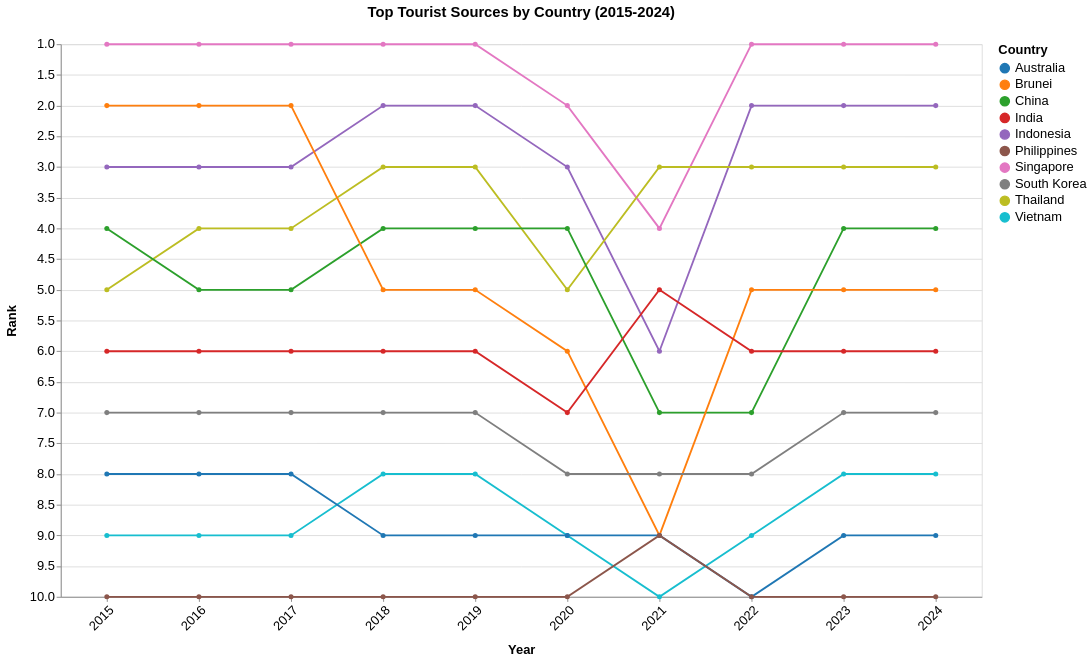

The specification (Vega-Lite) saved for this image:
### Vega-Lite specification from a JSON file in a GitHub repository (floating-point values rounded to 4 significant figures)
{"$schema": "https://vega.github.io/schema/vega-lite/v5.json", "title": {"text": "Top Tourist Sources by Country (2015-2024)", "fontSize": 16, "anchor": "middle", "dy": -16}, "data": {"values": [{"Country": "Singapore", "year": 2024, "Visitors": 4276007, "rank": 1}, {"Country": "Singapore", "year": 2023, "Visitors": 8308230, "rank": 1}, {"Country": "Singapore", "year": 2022, "Visitors": 5222991, "rank": 1}, {"Country": "Singapore", "year": 2021, "Visitors": 16308, "rank": 4}, {"Country": "Singapore", "year": 2020, "Visitors": 1545255, "rank": 2}, {"Country": "Singapore", "year": 2019, "Visitors": 10163882, "rank": 1}, {"Country": "Singapore", "year": 2018, "Visitors": 10615986, "rank": 1}, {"Country": "Singapore", "year": 2017, "Visitors": 12441713, "rank": 1}, {"Country": "Singapore", "year": 2016, "Visitors": 13272961, "rank": 1}, {"Country": "Singapore", "year": 2015, "Visitors": 12930754, "rank": 1}, {"Country": "Indonesia", "year": 2024, "Visitors": 1786630, "rank": 2}, {"Country": "Indonesia", "year": 2023, "Visitors": 3108165, "rank": 2}, {"Country": "Indonesia", "year": 2022, "Visitors": 1481739, "rank": 2}, {"Country": "Indonesia", "year": 2021, "Visitors": 11025, "rank": 6}, {"Country": "Indonesia", "year": 2020, "Visitors": 711723, "rank": 3}, {"Country": "Indonesia", "year": 2019, "Visitors": 3623277, "rank": 2}, {"Country": "Indonesia", "year": 2018, "Visitors": 3277689, "rank": 2}, {"Country": "Indonesia", "year": 2017, "Visitors": 2796570, "rank": 3}, {"Country": "Indonesia", "year": 2016, "Visitors": 3049964, "rank": 3}, {"Country": "Indonesia", "year": 2015, "Visitors": 2788033, "rank": 3}, {"Country": "Thailand", "year": 2024, "Visitors": 813783, "rank": 3}, {"Country": "Thailand", "year": 2023, "Visitors": 1551282, "rank": 3}, {"Country": "Thailand", "year": 2022, "Visitors": 715528, "rank": 3}, {"Country": "Thailand", "year": 2021, "Visitors": 59607, "rank": 3}, {"Country": "Thailand", "year": 2020, "Visitors": 394413, "rank": 5}, {"Country": "Thailand", "year": 2019, "Visitors": 1884306, "rank": 3}, {"Country": "Thailand", "year": 2018, "Visitors": 1914692, "rank": 3}, {"Country": "Thailand", "year": 2017, "Visitors": 1836522, "rank": 4}, {"Country": "Thailand", "year": 2016, "Visitors": 1780800, "rank": 4}, {"Country": "Thailand", "year": 2015, "Visitors": 1343569, "rank": 5}, {"Country": "China", "year": 2024, "Visitors": 1449711, "rank": 4}, {"Country": "China", "year": 2023, "Visitors": 1474114, "rank": 4}, {"Country": "China", "year": 2022, "Visitors": 211363, "rank": 7}, {"Country": "China", "year": 2021, "Visitors": 7701, "rank": 7}, {"Country": "China", "year": 2020, "Visitors": 405149, "rank": 4}, {"Country": "China", "year": 2019, "Visitors": 3114257, "rank": 4}, {"Country": "China", "year": 2018, "Visitors": 2944133, "rank": 4}, {"Country": "China", "year": 2017, "Visitors": 2281666, "rank": 5}, {"Country": "China", "year": 2016, "Visitors": 2124942, "rank": 5}, {"Country": "China", "year": 2015, "Visitors": 1677163, "rank": 4}, {"Country": "Brunei", "year": 2024, "Visitors": 565999, "rank": 5}, {"Country": "Brunei", "year": 2023, "Visitors": 811833, "rank": 5}, {"Country": "Brunei", "year": 2022, "Visitors": 301757, "rank": 5}, {"Country": "Brunei", "year": 2021, "Visitors": 773, "rank": 9}, {"Country": "Brunei", "year": 2020, "Visitors": 136020, "rank": 6}, {"Country": "Brunei", "year": 2019, "Visitors": 1216123, "rank": 5}, {"Country": "Brunei", "year": 2018, "Visitors": 1382031, "rank": 5}, {"Country": "Brunei", "year": 2017, "Visitors": 1660506, "rank": 2}, {"Country": "Brunei", "year": 2016, "Visitors": 1391016, "rank": 2}, {"Country": "Brunei", "year": 2015, "Visitors": 1133555, "rank": 2}, {"Country": "India", "year": 2024, "Visitors": 537493, "rank": 6}, {"Country": "India", "year": 2023, "Visitors": 671846, "rank": 6}, {"Country": "India", "year": 2022, "Visitors": 324548, "rank": 6}, {"Country": "India", "year": 2021, "Visitors": 3916, "rank": 5}, {"Country": "India", "year": 2020, "Visitors": 155883, "rank": 7}, {"Country": "India", "year": 2019, "Visitors": 735309, "rank": 6}, {"Country": "India", "year": 2018, "Visitors": 600311, "rank": 6}, {"Country": "India", "year": 2017, "Visitors": 552739, "rank": 6}, {"Country": "India", "year": 2016, "Visitors": 638578, "rank": 6}, {"Country": "India", "year": 2015, "Visitors": 722141, "rank": 6}, {"Country": "South Korea", "year": 2024, "Visitors": 232711, "rank": 7}, {"Country": "South Korea", "year": 2023, "Visitors": 400853, "rank": 7}, {"Country": "South Korea", "year": 2022, "Visitors": 146384, "rank": 8}, {"Country": "South Korea", "year": 2021, "Visitors": 3028, "rank": 8}, {"Country": "South Korea", "year": 2020, "Visitors": 119750, "rank": 8}, {"Country": "South Korea", "year": 2019, "Visitors": 673065, "rank": 7}, {"Country": "South Korea", "year": 2018, "Visitors": 616783, "rank": 7}, {"Country": "South Korea", "year": 2017, "Visitors": 484528, "rank": 7}, {"Country": "South Korea", "year": 2016, "Visitors": 444439, "rank": 7}, {"Country": "South Korea", "year": 2015, "Visitors": 421161, "rank": 7}, {"Country": "Vietnam", "year": 2024, "Visitors": 137344, "rank": 8}, {"Country": "Vietnam", "year": 2023, "Visitors": 286083, "rank": 8}, {"Country": "Vietnam", "year": 2022, "Visitors": 123931, "rank": 9}, {"Country": "Vietnam", "year": 2021, "Visitors": 14136, "rank": 10}, {"Country": "Vietnam", "year": 2020, "Visitors": 71622, "rank": 9}, {"Country": "Vietnam", "year": 2019, "Visitors": 892716, "rank": 8}, {"Country": "Vietnam", "year": 2018, "Visitors": 786327, "rank": 8}, {"Country": "Vietnam", "year": 2017, "Visitors": 638135, "rank": 9}, {"Country": "Vietnam", "year": 2016, "Visitors": 703737, "rank": 9}, {"Country": "Vietnam", "year": 2015, "Visitors": 646891, "rank": 9}, {"Country": "Australia", "year": 2024, "Visitors": 159318, "rank": 9}, {"Country": "Australia", "year": 2023, "Visitors": 276477, "rank": 9}, {"Country": "Australia", "year": 2022, "Visitors": 118598, "rank": 10}, {"Country": "Australia", "year": 2021, "Visitors": 33451, "rank": 9}, {"Country": "Australia", "year": 2020, "Visitors": 195146, "rank": 9}, {"Country": "Australia", "year": 2019, "Visitors": 1282782, "rank": 9}, {"Country": "Australia", "year": 2018, "Visitors": 1034871, "rank": 9}, {"Country": "Australia", "year": 2017, "Visitors": 899202, "rank": 8}, {"Country": "Australia", "year": 2016, "Visitors": 737115, "rank": 8}, {"Country": "Australia", "year": 2015, "Visitors": 714047, "rank": 8}, {"Country": "Philippines", "year": 2024, "Visitors": 60100, "rank": 10}, {"Country": "Philippines", "year": 2023, "Visitors": 137781, "rank": 10}, {"Country": "Philippines", "year": 2022, "Visitors": 86462, "rank": 10}, {"Country": "Philippines", "year": 2021, "Visitors": 10229, "rank": 9}, {"Country": "Philippines", "year": 2020, "Visitors": 53889, "rank": 10}, {"Country": "Philippines", "year": 2019, "Visitors": 1114257, "rank": 10}, {"Country": "Philippines", "year": 2018, "Visitors": 1167375, "rank": 10}, {"Country": "Philippines", "year": 2017, "Visitors": 1066461, "rank": 10}, {"Country": "Philippines", "year": 2016, "Visitors": 1029488, "rank": 10}, {"Country": "Philippines", "year": 2015, "Visitors": 957408, "rank": 10}]}, "width": 1000, "height": 600, "mark": {"type": "line", "point": true, "strokeWidth": 2}, "encoding": {"x": {"field": "year", "type": "ordinal", "title": "Year", "axis": {"labelOverlap": "parity", "labelAngle": -45}}, "y": {"field": "rank", "type": "quantitative", "title": "Rank", "scale": {"domain": [10, 1], "nice": true}, "axis": {"reverse": true}}, "color": {"field": "Country", "type": "nominal", "scale": {"scheme": "category10"}}, "tooltip": [{"field": "Country", "type": "nominal", "title": "Country"}, {"field": "year", "type": "ordinal", "title": "Year"}, {"field": "rank", "type": "quantitative", "title": "Rank"}, {"field": "Visitors", "type": "quantitative", "title": "Visitors", "format": ","}]}, "config": {"axis": {"labelFontSize": 14, "titleFontSize": 14, "titlePadding": 12}, "legend": {"labelFontSize": 14, "titleFontSize": 14, "labelPadding": 12}, "tooltip": {"labelFontSize": 14, "titleFontSize": 14}}}
